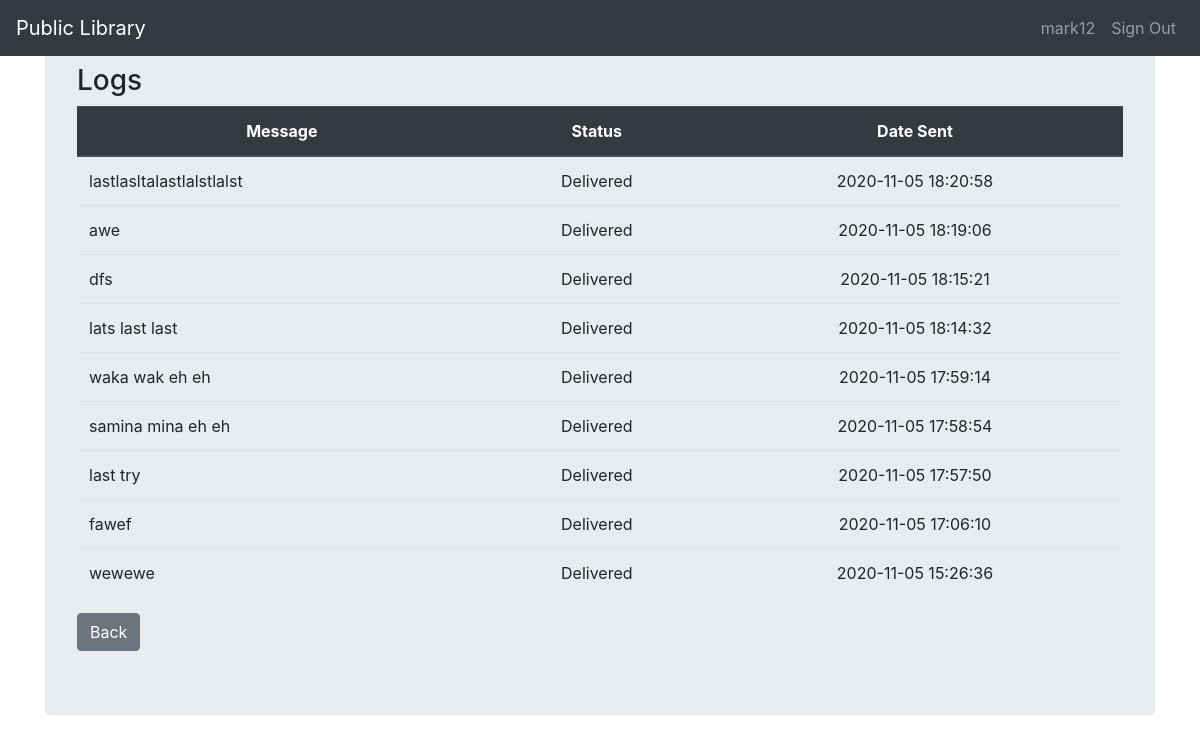
/logs.php?username=bong123 (signed in), run on the app's committed database.
### tables this page shows
CREATE TABLE `logs` (
  `username` varchar(15) NOT NULL,
  `message` text DEFAULT NULL,
  `date_sent` timestamp NOT NULL DEFAULT current_timestamp()
);

### logs.php (the view, shortened to what this page needs)
<?php
include_once 'database.php';
?>
<!DOCTYPE html>
<html lang="en">
<head>
    <link rel="stylesheet" href="fonts/material-icon/css/material-design-iconic-font.min.css">
    <link href="css/bootstrap.min.css" rel="stylesheet">
</head>
<body>
    <nav class="navbar navbar-expand-md navbar-dark fixed-top bg-dark">
        <a class="navbar-brand" href="staff.php">Public Library</a>
        <div class="collapse navbar-collapse" id="navbarCollapse">
            <ul class="navbar-nav ml-auto">
                <li class="nav-item">
                    <a class="nav-link" href="#"><?php echo $_SESSION['username']; ?></a>
                </li>
                <li class="nav-item">
                    <a class="nav-link" href="signout.php">Sign Out</a>
                </li>
            </ul>
        </div>
    </nav>
    <main role="main" class="container">
        <div class="jumbotron">
            <div class="row">
                <div class="col-md-12" style="background-color: #e9ecef;">
                    <div class="table-responsive">
                        <h3>Logs</h3>
                        <table class="table ">
                            <thead class="thead-dark">
                                <tr class="text-center">
                                    <th scope="col">Message</th>
                                    <th scope="col">Status</th>
                                    <th scope="col">Date Sent</th>
                                </tr>
                            </thead>
                            <tbody>
                                <?php
                                    $username = $_GET['username'];
                                    $sql = "SELECT * FROM logs WHERE username='$username' ORDER BY date_sent DESC";
                                    $result = $conn->query($sql);
                                    if($result->num_rows > 0) {
                                        while($row = $result->fetch_assoc()) {
                                ?>
                                <tr>
                                    <td><?php echo $row['message']; ?></td>
                                    <td class="text-center">Delivered</td>
                                    <td class="text-center"><?php echo $row['date_sent']; ?></td>
                                </tr>
                                <?php
                                        }
                                    }
                                ?>
                            </tbody>
                        </table>
                        <a href="staff.php" class="btn btn-secondary">Back</a>
                    </div>
                </div>
            </div>
        </div>
    </main>
</body>
</html>

### data on the page
logs: message "lastlasltalastlalstlalst", date_sent "2020-11-05 18:20:58"
logs: message "awe", date_sent "2020-11-05 18:19:06"
logs: message "dfs", date_sent "2020-11-05 18:15:21"
logs: message "lats last last", date_sent "2020-11-05 18:14:32"
logs: message "waka wak eh eh", date_sent "2020-11-05 17:59:14"
logs: message "samina mina eh eh", date_sent "2020-11-05 17:58:54"
logs: message "last try", date_sent "2020-11-05 17:57:50"
logs: message "fawef", date_sent "2020-11-05 17:06:10"
logs: message "wewewe", date_sent "2020-11-05 15:26:36"

### other printed values
$_SESSION['username'] "mark12"
